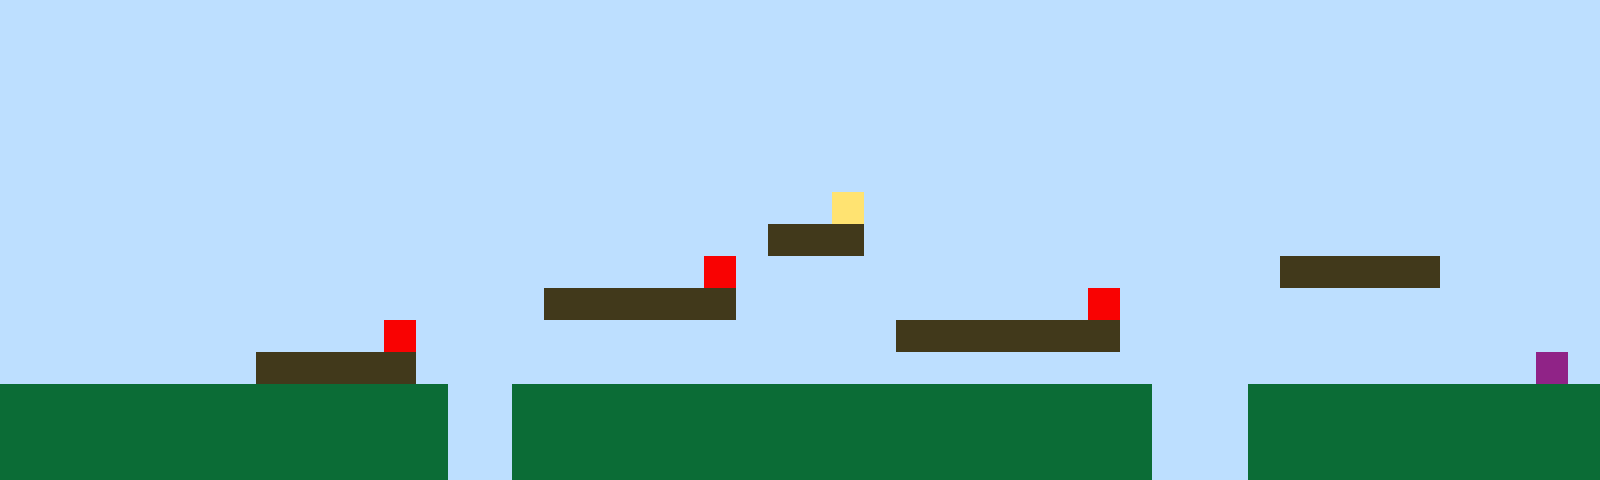

This is a level from a 2D game, rendered from its Tiled map with the project's own tilesets. A one-line summary and the complete map file follow:
An orthogonal 50x15 tile map with 32x32 px tiles, 1 tile layer (Tile Layer 1).

<map version="1.10" tiledversion="1.11.2" orientation="orthogonal" renderorder="right-up" width="50" height="15" tilewidth="32" tileheight="32" infinite="0" nextlayerid="2" nextobjectid="1"><editorsettings><export target="map1.csv" format="csv" /></editorsettings><tileset firstgid="1" name="sprites" tilewidth="32" tileheight="32" tilecount="6" columns="3"><image source="sprites.png" width="96" height="64" /></tileset><layer id="1" name="Tile Layer 1" width="50" height="15"><data encoding="csv">1,1,1,1,1,1,1,1,1,1,1,1,1,1,1,1,1,1,1,1,1,1,1,1,1,1,1,1,1,1,1,1,1,1,1,1,1,1,1,1,1,1,1,1,1,1,1,1,1,1,1,1,1,1,1,1,1,1,1,1,1,1,1,1,1,1,1,1,1,1,1,1,1,1,1,1,1,1,1,1,1,1,1,1,1,1,1,1,1,1,1,1,1,1,1,1,1,1,1,1,1,1,1,1,1,1,1,1,1,1,1,1,1,1,1,1,1,1,1,1,1,1,1,1,1,1,1,1,1,1,1,1,1,1,1,1,1,1,1,1,1,1,1,1,1,1,1,1,1,1,1,1,1,1,1,1,1,1,1,1,1,1,1,1,1,1,1,1,1,1,1,1,1,1,1,1,1,1,1,1,1,1,1,1,1,1,1,1,1,1,1,1,1,1,1,1,1,1,1,1,1,1,1,1,1,1,1,1,1,1,1,1,1,1,1,1,1,1,1,1,1,1,1,1,1,1,1,1,1,1,1,1,1,1,1,1,1,1,1,1,1,1,1,1,1,1,1,1,1,1,1,1,1,1,1,1,1,1,1,1,1,1,1,1,1,1,1,1,1,1,1,1,1,1,1,1,1,1,1,1,1,1,1,1,1,1,1,1,1,1,1,1,1,1,1,1,1,1,1,1,1,1,1,1,1,1,1,1,1,1,1,1,1,1,1,1,1,1,1,1,1,1,1,1,1,1,4,1,1,1,1,1,1,1,1,1,1,1,1,1,1,1,1,1,1,1,1,1,1,1,1,1,1,1,1,1,1,1,1,1,1,1,1,1,1,1,1,1,1,1,1,1,1,1,3,3,3,1,1,1,1,1,1,1,1,1,1,1,1,1,1,1,1,1,1,1,1,1,1,1,1,1,1,1,1,1,1,1,1,1,1,1,1,1,1,1,1,1,1,1,1,1,5,1,1,1,1,1,1,1,1,1,1,1,1,1,1,1,1,1,3,3,3,3,3,1,1,1,1,1,1,1,1,1,1,1,1,1,1,1,1,1,1,1,1,1,1,3,3,3,3,3,3,1,1,1,1,1,1,1,1,1,1,1,5,1,1,1,1,1,1,1,1,1,1,1,1,1,1,1,1,1,1,1,1,1,1,1,1,1,1,1,5,1,1,1,1,1,1,1,1,1,1,1,1,1,1,1,3,3,3,3,3,3,3,1,1,1,1,1,1,1,1,1,1,1,1,1,1,1,1,1,1,1,1,1,1,1,3,3,3,3,3,1,1,1,1,1,1,1,1,1,1,1,1,1,1,1,1,1,1,1,1,1,1,1,1,1,1,1,1,1,1,1,1,1,1,1,6,1,2,2,2,2,2,2,2,2,2,2,2,2,2,2,1,1,2,2,2,2,2,2,2,2,2,2,2,2,2,2,2,2,2,2,2,2,1,1,1,2,2,2,2,2,2,2,2,2,2,2,2,2,2,2,2,2,2,2,2,2,2,2,2,2,1,1,2,2,2,2,2,2,2,2,2,2,2,2,2,2,2,2,2,2,2,2,1,1,1,2,2,2,2,2,2,2,2,2,2,2,2,2,2,2,2,2,2,2,2,2,2,2,2,2,1,1,2,2,2,2,2,2,2,2,2,2,2,2,2,2,2,2,2,2,2,2,1,1,1,2,2,2,2,2,2,2,2,2,2,2</data></layer></map>
